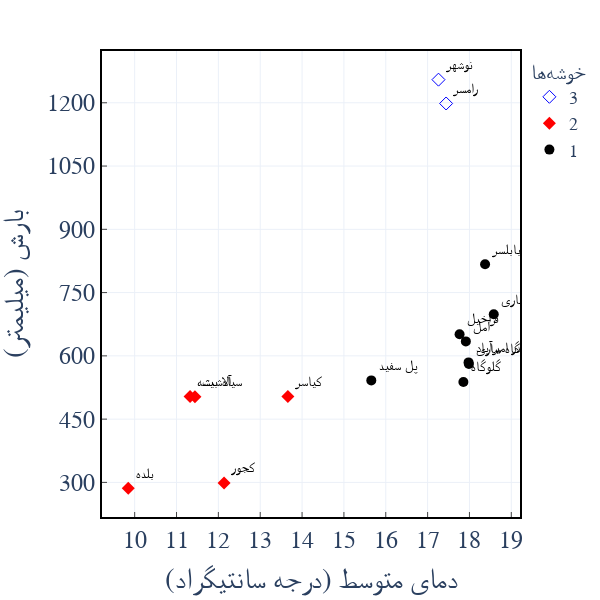

The code cell stored with this chart in its notebook:
### Markdown cell above
## 2D Plot

### Code cell
station_data['Cluster'] = station_data['Cluster'].astype(str)

cluster_properties = {
    1: {'symbol': 'circle', 'color': 'black'},
    2: {'symbol': 'diamond', 'color': 'red'},
    3: {'symbol': 'diamond-open', 'color': 'blue'}
}

fig = px.scatter(
    station_data,
    x="tm",
    y="rrr24",
    color="Cluster",
    color_continuous_scale="Viridis",
    hover_name=station_data['station_name'],
    text="station_name_fa", 
    height=600,
    width=600
)

for cluster_id, properties in cluster_properties.items():
    fig.update_traces(
        selector=dict(name=str(cluster_id)),
        marker=dict(
            symbol=properties['symbol'],
            color=properties['color'],
            size=10
        )
    )

fig.update_layout(
    template="plotly_white",
    # bordercolor='black',
    # title={
    #     'text': "دمای متوسط در مقابل مجموع بارش بر اساس خوشهها",
    #     'x': 0.5,  # Center the title
    #     'xanchor': 'center',
    #     'yanchor': 'top',
    #     'font': {'size': 24, 'family': 'B Zar'}  # Change title font and size
    # },
    xaxis_title="(درجه سانتیگراد) دمای متوسط",
    yaxis_title="بارش (میلیمتر)",
    font={
        'family': 'B Zar',
        'size': 24
    },
    legend_title="خوشهها",
    legend=dict(
        font=dict(
            size=18
        )
    ),
    # xaxis=dict(showgrid=True, gridwidth=1, gridcolor='LightGray'),
    # yaxis=dict(showgrid=True, gridwidth=1, gridcolor='LightGray'),
    margin=dict(l=50, r=50, t=50, b=50)
)

fig.update_layout(
    xaxis=dict(
        showgrid=True,
        zeroline=True,
        showline=True,
        linecolor='black',
        linewidth=1,
        ticks='inside',
        ticklen=6,
        tickwidth=1, 
        dtick=1
    ),
    yaxis=dict(
        showgrid=True,
        zeroline=True,
        showline=True,
        linecolor='black',
        linewidth=1,
        ticks='inside',
        ticklen=6,
        tickwidth=1,
        dtick=150
    ),
    plot_bgcolor='white',
    paper_bgcolor='white',
    shapes=[
        dict(
            type="rect",
            x0=0,
            x1=1,
            y0=0,
            y1=1,
            xref="paper",
            yref="paper",
            line=dict(
                color="black",
                width=2
            )
        )
    ]
)

fig.update_traces(
    textposition='top right',  # Specifies where the text appears relative to the marker
    textfont=dict(              # Controls the font style of the text
        family='B Zar',
        size=14,
        color='black'
    )
)


fig.show()

### Figure 1 — Plotly figure (JSON) as saved in the notebook; plotly's stock layout.template omitted (floating-point values rounded to 4 significant figures)
{"data": [{"hovertemplate": "<b>%{hovertext}</b><br><br>Cluster=3<br>tm=%{x}<br>rrr24=%{y}<br>station_name_fa=%{text}<extra></extra>", "hovertext": ["Ramsar", "Nowshahr"], "legendgroup": "3", "marker": {"color": "blue", "size": 10, "symbol": "diamond-open"}, "mode": "markers+text", "name": "3", "orientation": "v", "showlegend": true, "text": ["رامسر", "نوشهر"], "textfont": {"color": "black", "family": "B Zar", "size": 14}, "textposition": "top right", "type": "scatter", "x": [17.44, 17.26], "xaxis": "x", "y": [1198.0, 1255.0], "yaxis": "y"}, {"hovertemplate": "<b>%{hovertext}</b><br><br>Cluster=2<br>tm=%{x}<br>rrr24=%{y}<br>station_name_fa=%{text}<extra></extra>", "hovertext": ["Siahbisheh", "Kiyasar", "Kojur", "Baladeh", "Alasht"], "legendgroup": "2", "marker": {"color": "red", "size": 10, "symbol": "diamond"}, "mode": "markers+text", "name": "2", "orientation": "v", "showlegend": true, "text": ["سیاه بیشه", "کیاسر", "کجور", "بلده", "آلاشت"], "textfont": {"color": "black", "family": "B Zar", "size": 14}, "textposition": "top right", "type": "scatter", "x": [11.32, 13.66, 12.14, 9.846, 11.44], "xaxis": "x", "y": [503.6, 503.6, 298.7, 285.9, 503.1], "yaxis": "y"}, {"hovertemplate": "<b>%{hovertext}</b><br><br>Cluster=1<br>tm=%{x}<br>rrr24=%{y}<br>station_name_fa=%{text}<extra></extra>", "hovertext": ["Babolsar", "Gharakhil", "Sari", "Sari (Dasht-E-Naz Airport)", "Galugah", "Bandar-E-Amirabad", "Amol", "Polsefid"], "legendgroup": "1", "marker": {"color": "black", "size": 10, "symbol": "circle"}, "mode": "markers+text", "name": "1", "orientation": "v", "showlegend": true, "text": ["بابلسر", "قراخیل", "ساری", "فرودگاه ساری", "گلوگاه", "بندر امیرآباد", "آمل", "پل سفید"], "textfont": {"color": "black", "family": "B Zar", "size": 14}, "textposition": "top right", "type": "scatter", "x": [18.37, 17.76, 18.58, 17.99, 17.86, 17.98, 17.91, 15.65], "xaxis": "x", "y": [817.1, 651.3, 698.6, 580.5, 537.9, 584.5, 634.3, 541.8], "yaxis": "y"}], "layout": {"font": {"family": "B Zar", "size": 24}, "height": 600, "legend": {"font": {"size": 18}, "title": {"text": "خوشهها"}, "tracegroupgap": 0}, "margin": {"b": 50, "l": 50, "r": 50, "t": 50}, "paper_bgcolor": "white", "plot_bgcolor": "white", "shapes": [{"line": {"color": "black", "width": 2}, "type": "rect", "x0": 0, "x1": 1, "xref": "paper", "y0": 0, "y1": 1, "yref": "paper"}], "width": 600, "xaxis": {"anchor": "y", "domain": [0, 1], "dtick": 1, "linecolor": "black", "linewidth": 1, "showgrid": true, "showline": true, "ticklen": 6, "ticks": "inside", "tickwidth": 1, "title": {"text": "(درجه سانتیگراد) دمای متوسط"}, "zeroline": true}, "yaxis": {"anchor": "x", "domain": [0, 1], "dtick": 150, "linecolor": "black", "linewidth": 1, "showgrid": true, "showline": true, "ticklen": 6, "ticks": "inside", "tickwidth": 1, "title": {"text": "بارش (میلیمتر)"}, "zeroline": true}}}
